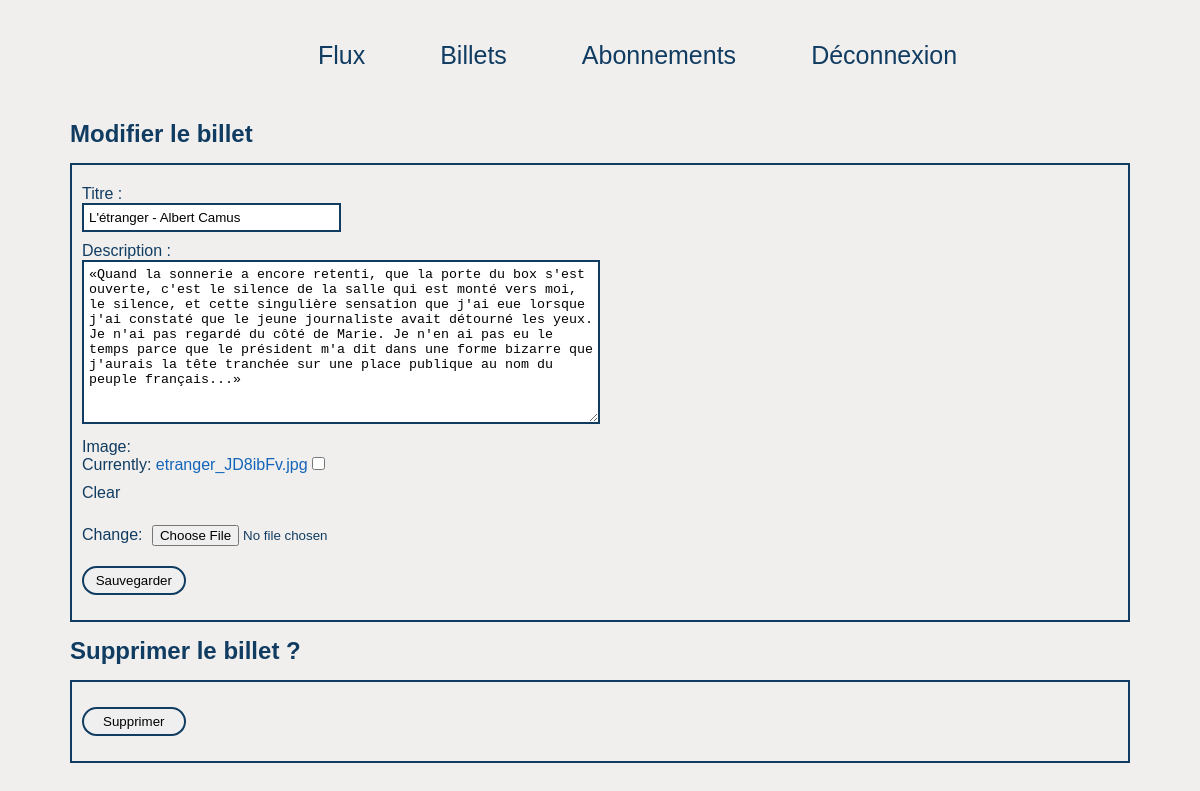
Screenshot of /ticket/19/edit/ (signed in) with the database file from the repository.
### listings/models.py (models this page shows)
class Ticket(models.Model):
    TYPE = 'ticket'
    title = models.CharField(max_length=128)  # default='')
    description = models.TextField(max_length=2048)  # default='')
    photo = models.ForeignKey(Photo, null=True, on_delete=models.SET_NULL, blank=True)
    user = models.ForeignKey(to=settings.AUTH_USER_MODEL, on_delete=models.CASCADE)
    time_created = models.DateTimeField(auto_now_add=True)  # null=True)

class Photo(models.Model):
    image = models.ImageField()
    caption = models.CharField(max_length=128, blank=True)
    uploader = models.ForeignKey(to=settings.AUTH_USER_MODEL, on_delete=models.CASCADE)
    date_created = models.DateTimeField(auto_now_add=True)

### listings/views.py (the view, shortened to what this page needs)
# urls.py: path('ticket/<int:ticket_id>/edit/', views.edit_ticket, name='edit_ticket'),
@login_required
def edit_ticket(request, ticket_id):
    ticket = get_object_or_404(models.Ticket, id=ticket_id)
    photo = ticket.photo
    edit_form = forms.TicketForm(instance=ticket)
    photo_form = forms.PhotoForm(instance=photo)
    delete_form = forms.DeleteTicketForm()
    delete_photo_form = forms.DeletePhotoForm()
    forms_as_context = {
        'edit_form': edit_form,
        'photo_form': photo_form,
        'delete_form': delete_form,
        'delete_photo_form': delete_photo_form,
    }
    return render(request, 'listings/edit_ticket.html', context=forms_as_context)

### listings/forms.py
class TicketForm(forms.ModelForm):
    edit_ticket = forms.BooleanField(widget=forms.HiddenInput, initial=True)
    class Meta:
        model = models.Ticket
        fields = ['title', 'description']
        labels = {'title': "Titre ", 'description': "Description "}

class PhotoForm(forms.ModelForm):
    image = forms.ImageField(required=False)
    class Meta:
        model = models.Photo
        fields = ('image',)

### listings/templates/listings/edit_ticket.html (shortened to what this page needs)
{% extends 'listings/base.html' %}
{% block content %}
    <h2>Modifier le billet</h2>
    <form method="post" novalidate enctype="multipart/form-data">
        {{ edit_form.as_p }}
        {{ photo_form.as_p }}
        <button type="submit" >Sauvegarder</button>
    </form>
    <h2>Supprimer le billet ?</h2>
    <form method="post">
        <button type="submit" >Supprimer</button>
    </form>
{% endblock content %}

### listings/templates/listings/base.html (shortened to what this page needs)
<!DOCTYPE html>
{% load static %}
<html lang="en">
    <head>
        <link rel="stylesheet" href="{% static 'listings/styles.css' %}" />
    </head>
    <body>
        <div id="container">
            <header>
                <nav>
                    <ul class="menu">
                        <li><a href="{% url 'flux' %}">Flux</a></li>
                        <li><a href="{% url 'posts' %}">Billets</a></li>
                        <li><a href="{% url 'subscriptions' %}">Abonnements</a></li>
                        {% if user.is_authenticated %}
                            <li><a href="{% url 'log-out' %}">Déconnexion</a></li>
                        {% endif %}
                    </ul>
                </nav>
            </header>
            <section>
                {% block content %}
                {% endblock %}
            </section>
        </div>
    </body>
</html>

### listings/static/listings/styles.css (style rules this page uses)
* { margin: 0; padding: 0; border: 0; text-decoration: none; box-sizing: border-box; }
body { font-family: arial, helvetica, sans-serif; background-color: #f0efed; }
#container { justify-content: center; align-items: center; margin: auto; width: 90%; color: #113c62; }
header { height: 100px; width: auto; display: flex; justify-content: space-between; }
nav { width: 100%; display: flex; justify-content: center; align-items: center; }
.menu { list-style: none; font-size: 25px; }
.menu li { float: left; padding-left: 75px; }
.menu li a { color: #113c62; }
p a { color: #1465ba; }
section { width: auto; height: auto; margin-top: 10px; margin-bottom: 10px; padding: 10px; }
label { display: block; margin-top: 10px; }
form { margin-top: 15px; margin-bottom: 15px; padding: 10px; border: 2px solid #113c62; }
input[type="text"] { width: 25%; padding: 5px; border: 2px solid #113c62; }
input[type="file"] { width: 25%; padding: 5px; }
button[type="submit"] { margin-top: 15px; margin-bottom: 15px; width: 10%; padding: 5px; border: 2px solid #113c62; border-radius: 20px; }
textarea { border: 2px solid #113c62; min-height: 40px; min-width: 50%; padding: 5px; }
ul { list-style: none; margin-top: 10px; font-size: 15px; }

### rows the page displays
Ticket: title "L'étranger - Albert Camus", description "«Quand la sonnerie a encore retenti, que la porte du box s'est ouverte, c'est le silence de la salle qui est monté vers moi, le silence, et cette singulière sensation que j'ai eue lorsque j'ai constaté que le jeune journaliste avait détourné les yeux. Je n'ai pas regardé du côté de Marie. Je n'en ai pas eu le temps parce que le président m'a dit dans une forme bizarre que j'aurais la tête tranchée sur une place publique au nom du peuple français...»"
